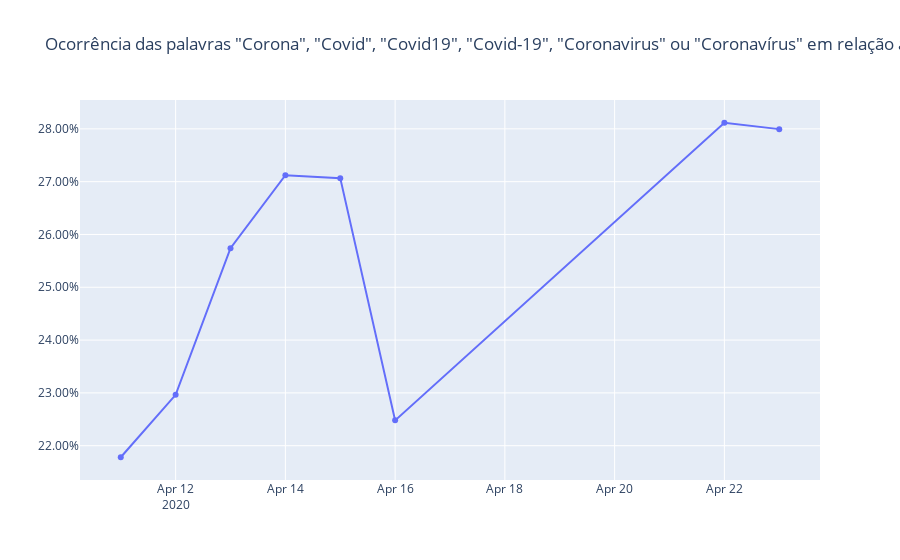
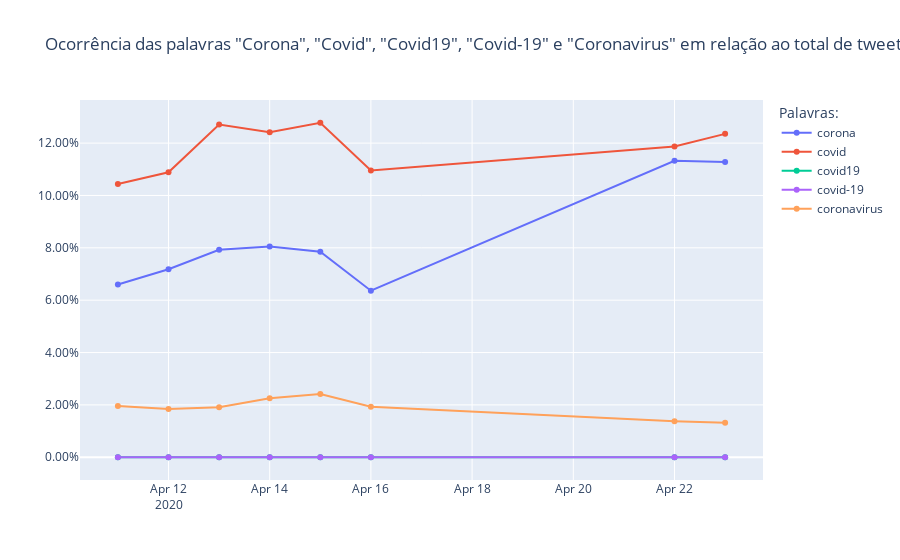

Notebook code for these charts, in order:
### Markdown cell above
# "Coronavírus" e sinônimos:

### Code cell
plotgraph(['corona', 'covid', 'covid19', 'covid-19', 'coronavirus', 'coronavírus'], True)
plotgraph(['corona', 'covid', 'covid19', 'covid-19', 'coronavirus'], False)

### Figure 1 — Plotly figure (JSON) as saved in the notebook; plotly's stock layout.template omitted (floating-point values rounded to 4 significant figures)
{"data": [{"name": "corona, covid, covid19, covid-19, coronavirus e coronavírus.", "type": "scatter", "x": ["2020-04-11", "2020-04-12", "2020-04-13", "2020-04-14", "2020-04-15", "2020-04-16", "2020-04-22", "2020-04-23"], "y": [0.2178, 0.2296, 0.2574, 0.2712, 0.2707, 0.2248, 0.2812, 0.28]}], "layout": {"autosize": true, "legend": {"title": {"text": "Palavras:"}}, "title": {"text": "Ocorrência das palavras \"Corona\", \"Covid\", \"Covid19\", \"Covid-19\", \"Coronavirus\" ou \"Coronavírus\" em relação ao total de tweets"}, "xaxis": {"autorange": true, "range": ["2020-04-10 07:01:27.8049", "2020-04-23 16:58:32.1951"], "type": "date"}, "yaxis": {"autorange": true, "range": [0.2132, 0.2858], "tickformat": ",.2%", "type": "linear"}}}

### Figure 2 — Plotly figure (JSON) as saved in the notebook; plotly's stock layout.template omitted (floating-point values rounded to 4 significant figures)
{"data": [{"name": "corona", "type": "scatter", "x": ["2020-04-11", "2020-04-12", "2020-04-13", "2020-04-14", "2020-04-15", "2020-04-16", "2020-04-22", "2020-04-23"], "y": [0.06599, 0.07184, 0.07922, 0.08048, 0.07853, 0.06363, 0.1132, 0.1128]}, {"name": "covid", "type": "scatter", "x": ["2020-04-11", "2020-04-12", "2020-04-13", "2020-04-14", "2020-04-15", "2020-04-16", "2020-04-22", "2020-04-23"], "y": [0.1043, 0.1088, 0.1271, 0.1242, 0.1278, 0.1096, 0.1187, 0.1235]}, {"name": "covid19", "type": "scatter", "x": ["2020-04-11", "2020-04-12", "2020-04-13", "2020-04-14", "2020-04-15", "2020-04-16", "2020-04-22", "2020-04-23"], "y": [0, 0, 0, 0, 0, 0, 0, 0]}, {"name": "covid-19", "type": "scatter", "x": ["2020-04-11", "2020-04-12", "2020-04-13", "2020-04-14", "2020-04-15", "2020-04-16", "2020-04-22", "2020-04-23"], "y": [0, 0, 0, 0, 0, 0, 0, 0]}, {"name": "coronavirus", "type": "scatter", "x": ["2020-04-11", "2020-04-12", "2020-04-13", "2020-04-14", "2020-04-15", "2020-04-16", "2020-04-22", "2020-04-23"], "y": [0.01958, 0.01848, 0.01914, 0.02253, 0.02417, 0.01933, 0.01376, 0.0132]}], "layout": {"autosize": true, "legend": {"title": {"text": "Palavras:"}}, "title": {"text": "Ocorrência das palavras \"Corona\", \"Covid\", \"Covid19\", \"Covid-19\" e \"Coronavirus\" em relação ao total de tweets"}, "xaxis": {"autorange": true, "range": ["2020-04-10 06:58:06.7457", "2020-04-23 17:01:53.2543"], "type": "date"}, "yaxis": {"autorange": true, "range": [-0.00936, 0.1371], "tickformat": ",.2%", "type": "linear"}}}
